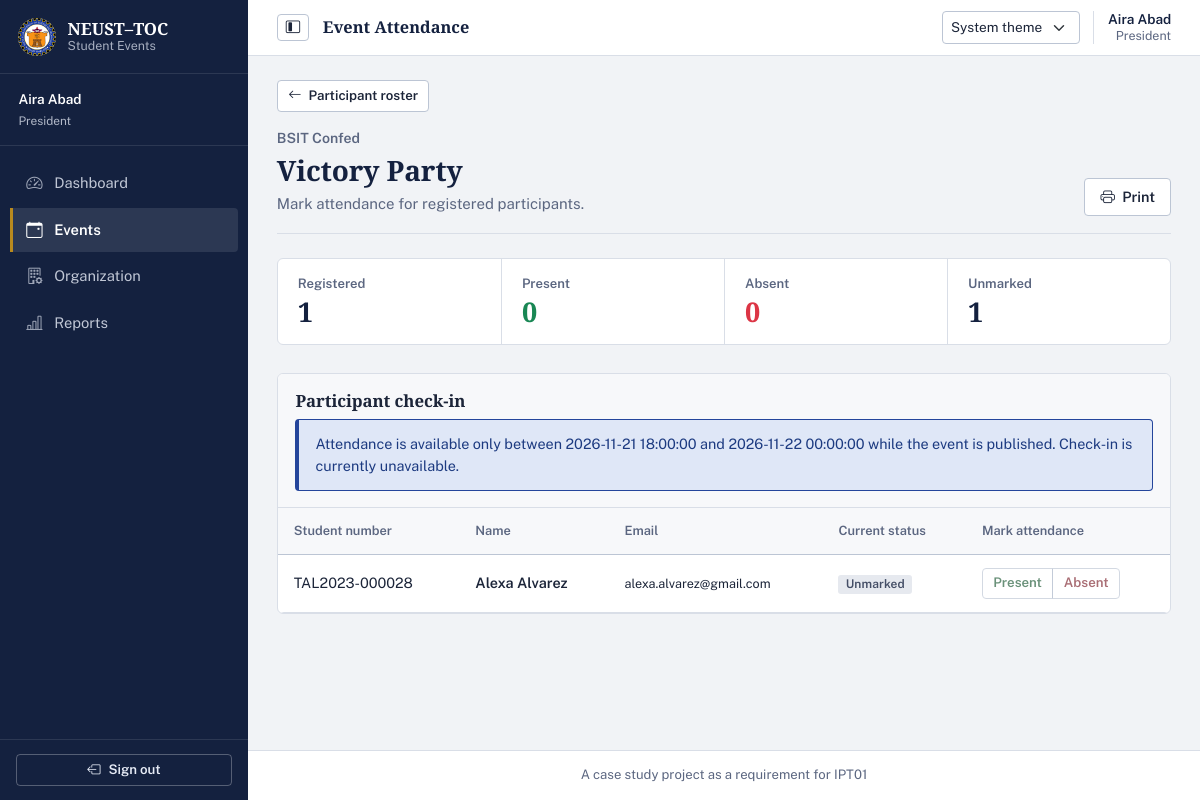
The app's page /officer/events/6/attendance (signed in) with its own data.
### tables this page shows
CREATE TABLE users (
    user_id INTEGER PRIMARY KEY AUTOINCREMENT,
    student_no TEXT UNIQUE,
    full_name TEXT NOT NULL,
    email TEXT NOT NULL UNIQUE,
    password_hash TEXT NOT NULL,
    role TEXT NOT NULL CHECK(role IN ('admin', 'officer', 'student')),
    is_active INTEGER NOT NULL DEFAULT 1 CHECK(is_active IN (0, 1)),
    created_at TEXT NOT NULL DEFAULT (strftime('%Y-%m-%d %H:%M:%S', 'now', 'localtime'))
);

CREATE TABLE organization_members (
    organization_id INTEGER NOT NULL,
    user_id INTEGER NOT NULL,
    member_role TEXT NOT NULL DEFAULT 'member' CHECK(member_role IN ('president', 'officer', 'member')),
    joined_at TEXT NOT NULL DEFAULT (strftime('%Y-%m-%d %H:%M:%S', 'now', 'localtime')),
    PRIMARY KEY (organization_id, user_id),
    FOREIGN KEY (organization_id) REFERENCES organizations(organization_id) ON DELETE RESTRICT,
    FOREIGN KEY (user_id) REFERENCES users(user_id) ON DELETE RESTRICT
);

CREATE TABLE organizations (
    organization_id INTEGER PRIMARY KEY AUTOINCREMENT,
    name TEXT NOT NULL UNIQUE,
    description TEXT,
    contact_email TEXT,
    is_active INTEGER NOT NULL DEFAULT 1 CHECK(is_active IN (0, 1)),
    created_at TEXT NOT NULL DEFAULT (strftime('%Y-%m-%d %H:%M:%S', 'now', 'localtime'))
);

CREATE TABLE events (
    event_id INTEGER PRIMARY KEY AUTOINCREMENT,
    organization_id INTEGER NOT NULL,
    created_by INTEGER NOT NULL,
    title TEXT NOT NULL,
    description TEXT NOT NULL,
    venue TEXT NOT NULL,
    start_at TEXT NOT NULL,
    end_at TEXT,
    registration_deadline TEXT NOT NULL,
    capacity INTEGER NOT NULL CHECK(capacity > 0),
    status TEXT NOT NULL DEFAULT 'draft' CHECK(status IN ('draft', 'published', 'cancelled', 'completed')),
    created_at TEXT NOT NULL DEFAULT (strftime('%Y-%m-%d %H:%M:%S', 'now', 'localtime')),
    updated_at TEXT,
    FOREIGN KEY (organization_id) REFERENCES organizations(organization_id) ON DELETE RESTRICT,
    FOREIGN KEY (created_by) REFERENCES users(user_id) ON DELETE RESTRICT
);

### officer_routes.py (the view, shortened to what this page needs)
@officer_bp.route('/events/<int:event_id>/attendance', methods=['GET', 'POST'])
@officer_required
def event_attendance(event_id):
    db = get_db()
    event = check_event_authorization(db, event_id, session['user_id'])
    if event['status'] not in ('published', 'completed'):
        flash('Attendance can only be managed for published or completed events.', 'warning')
        return redirect(url_for('officer.events'))
    can_mark_attendance = attendance_service.is_event_active(
        event['start_at'], event['end_at'], event['status']
    )
    attendance_list = attendance_service.get_event_attendance(db, event_id)
    summary = attendance_service.get_attendance_summary(db, event_id)
    return render_template(
        'officer/attendance.html',
        event=event,
        attendance=attendance_list,
        summary=summary,
        can_mark_attendance=can_mark_attendance
    )

### templates/officer/attendance.html (shortened to what this page needs)
{% extends "base.html" %}
{% block content %}
<a href="{{ url_for('officer.event_participants', event_id=event.event_id) }}" class="btn btn-outline-secondary btn-sm mb-3">
    <i class="bi bi-arrow-left me-1" aria-hidden="true"></i> Participant roster
</a>
<header class="page-heading">
    <div>
        <div class="page-context">{{ event.organization_name }}</div>
        <h1>{{ event.title }}</h1>
        <p>Mark attendance for registered participants.</p>
    </div>
    <button type="button" class="btn btn-outline-secondary" data-print-trigger>
        <i class="bi bi-printer me-1" aria-hidden="true"></i> Print
    </button>
</header>
<div class="stat-strip" aria-label="Attendance totals">
    <div><span class="stat-label">Registered</span><div class="stat-value">{{ summary.total_registered }}</div></div>
    <div><span class="stat-label">Present</span><div class="stat-value text-success">{{ summary.present_count }}</div></div>
    <div><span class="stat-label">Absent</span><div class="stat-value text-danger">{{ summary.absent_count }}</div></div>
    <div><span class="stat-label">Unmarked</span><div class="stat-value">{{ summary.unmarked_count }}</div></div>
</div>
<form method="POST">
    <section class="card data-table-card">
        <div class="card-header d-flex flex-wrap align-items-end justify-content-between gap-3 py-3">
            <div>
                <h2 class="card-title">Participant check-in</h2>
                {% if not can_mark_attendance %}
                <div class="alert alert-info mt-2 mb-0" role="status">
                    Attendance is available only between {{ event.start_at }} and {{ event.end_at }}
                    while the event is published. Check-in is currently unavailable.
                </div>
                {% endif %}
            </div>
        </div>
        {% if attendance %}
        <div class="table-responsive">
            <table id="attendance-table" class="table table-hover align-middle">
                <thead><tr><th>Student number</th><th>Name</th><th>Email</th><th>Current status</th><th>Mark attendance</th></tr></thead>
                <tbody>
                {% for row in attendance %}
                <tr data-search-row>
                    <td>{{ row.student_no or 'N/A' }}</td>
                    <td class="fw-semibold">{{ row.full_name }}</td>
                    <td><small>{{ row.email }}</small></td>
                    <td>
                        {% if row.attendance_status == 'present' %}<span class="badge bg-success">Present</span>
                        {% elif row.attendance_status == 'absent' %}<span class="badge bg-danger">Absent</span>
                        {% else %}<span class="badge bg-secondary">Unmarked</span>{% endif %}
                    </td>
                    <td>
                        <div class="btn-group" role="group" aria-label="Attendance for {{ row.full_name }}">
                            <label class="btn btn-outline-success btn-sm attendance-choice" for="present_{{ row.registration_id }}">Present</label>
                            <label class="btn btn-outline-danger btn-sm attendance-choice" for="absent_{{ row.registration_id }}">Absent</label>
                        </div>
                    </td>
                </tr>
                {% endfor %}
                </tbody>
            </table>
        </div>
        {% else %}
        <div class="p-4">
            <h3 class="h5">No active registrants</h3>
            <p class="text-muted mb-0">Participants must register before attendance can be marked.</p>
        </div>
        {% endif %}
    </section>
</form>
{% endblock %}

### templates/base.html (shortened to what this page needs)
<!DOCTYPE html>
<html lang="en" data-bs-theme="light" data-theme-preference="system">
<head>
    <link href="https://cdn.jsdelivr.net/npm/bootstrap@5.3.2/dist/css/bootstrap.min.css" rel="stylesheet"
>
    <link rel="stylesheet" href="https://cdn.jsdelivr.net/npm/bootstrap-icons@1.11.3/font/bootstrap-icons.min.css">
    <link rel="stylesheet" href="{{ url_for('static', filename='css/style.css') }}">
</head>
<body>
    {% if current_user %}
    <aside class="sidebar" id="sidebar">
        <div class="sidebar-header">
            <a class="sidebar-brand" href="{{ url_for('index') }}" aria-label="NEUST–TOC Student Events home">
                <img src="{{ url_for('static', filename='images/logo.jpg') }}" alt="" class="sidebar-logo">
                <span class="sidebar-brand-copy">
                    <strong>NEUST–TOC</strong>
                    <small>Student Events</small>
                </span>
            </a>
        </div>
        <div class="sidebar-user">
            <div class="sidebar-user-copy">
                <div class="fw-semibold text-truncate">{{ current_user.full_name }}</div>
                <small class="text-capitalize opacity-75">{{ current_user_display_role }}</small>
            </div>
        </div>
        <nav class="sidebar-nav" aria-label="Main navigation">
            <ul class="nav flex-column">
                {% if session.role == 'admin' %}
                <li class="nav-item">
                    <a class="nav-link {% if request.endpoint == 'admin.dashboard' %}active{% endif %}"
                       {% if request.endpoint == 'admin.dashboard' %}aria-current="page"{% endif %}
                       aria-label="Dashboard"
                       href="{{ url_for('admin.dashboard') }}">
                        <i class="bi bi-speedometer2 me-2" aria-hidden="true"></i><span class="nav-label">Dashboard</span>
                    </a>
                </li>
                <li class="nav-item">
                    <a class="nav-link {% if request.endpoint and request.endpoint.startswith('admin.user') %}active{% endif %}"
                       {% if request.endpoint and request.endpoint.startswith('admin.user') %}aria-current="page"{% endif %}
                       aria-label="Users"
                       href="{{ url_for('admin.users') }}">
                        <i class="bi bi-people me-2" aria-hidden="true"></i><span class="nav-label">Users</span>
                    </a>
                </li>
                <li class="nav-item">
                    <a class="nav-link {% if request.endpoint and request.endpoint.startswith('admin.organization') %}active{% endif %}"
                       {% if request.endpoint and request.endpoint.startswith('admin.organization') %}aria-current="page"{% endif %}
                       aria-label="Organizations"
                       href="{{ url_for('admin.organizations') }}">
                        <i class="bi bi-building me-2" aria-hidden="true"></i><span class="nav-label">Organizations</span>
                    </a>
                </li>
                <li class="nav-item">
                    <a class="nav-link {% if request.endpoint == 'admin.reports' %}active{% endif %}"
                       {% if request.endpoint == 'admin.reports' %}aria-current="page"{% endif %}
                       aria-label="Reports"
                       href="{{ url_for('admin.reports') }}">
                        <i class="bi bi-bar-chart-line me-2" aria-hidden="true"></i><span class="nav-label">Reports</span>
                    </a>
                </li>
                {% elif session.role == 'officer' %}
                <li class="nav-item">
                    <a class="nav-link {% if request.endpoint == 'officer.dashboard' %}active{% endif %}"
                       aria-label="Dashboard"
                       href="{{ url_for('officer.dashboard') }}">
                        <i class="bi bi-speedometer2 me-2" aria-hidden="true"></i><span class="nav-label">Dashboard</span>
                    </a>
                </li>
                <li class="nav-item">
                    <a class="nav-link {% if request.endpoint and request.endpoint.startswith('officer.event') %}active{% endif %}"
                       {% if request.endpoint and request.endpoint.startswith('officer.event') %}aria-current="page"{% endif %}
                       aria-label="Events"
                       href="{{ url_for('officer.events') }}">
                        <i class="bi bi-calendar-event me-2" aria-hidden="true"></i><span class="nav-label">Events</span>
                    </a>
                </li>
                {% if current_user_display_role == 'president' %}
                <li class="nav-item">
                    <a class="nav-link {% if request.endpoint and request.endpoint.startswith('officer.president_organization') %}active{% endif %}"
                       aria-label="Organization"
                       href="{{ url_for('officer.president_organizations') }}">
                        <i class="bi bi-building-gear me-2" aria-hidden="true"></i><span class="nav-label">Organization</span>
                    </a>
                </li>
                {% endif %}
                <li class="nav-item">
                    <a class="nav-link {% if request.endpoint == 'officer.reports' %}active{% endif %}"
                       aria-label="Reports"
                       href="{{ url_for('officer.reports') }}">
                        <i class="bi bi-bar-chart-line me-2" aria-hidden="true"></i><span class="nav-label">Reports</span>
                    </a>
                </li>
                {% endif %}
            </ul>
        </nav>
        <div class="sidebar-footer">
            <form method="POST" action="{{ url_for('auth.logout') }}">
                <button type="submit" class="btn btn-outline-light btn-sm w-100" aria-label="Sign out">
                <i class="bi bi-box-arrow-left me-2" aria-hidden="true"></i><span class="nav-label">Sign out</span>
                </button>
            </form>
        </div>
    </aside>
    {% endif %}
    <main class="{{ 'main-content' if current_user else 'guest-content' }}">
        {% if current_user %}
        <header class="app-topbar">
            <div class="topbar-leading">
                <button class="btn btn-outline-secondary sidebar-toggle" type="button" id="sidebarToggle"
                        aria-label="Collapse navigation" aria-controls="sidebar" aria-expanded="true">
                    <i class="bi bi-layout-sidebar-inset" aria-hidden="true"></i>
                </button>
                <div class="topbar-breadcrumb">
                    <span class="topbar-current">
                        {{ request.endpoint.rsplit('.', 1)[-1]|replace('_', ' ')|title if request.endpoint else 'Home' }}
                    </span>
                </div>
            </div>
            <div class="topbar-actions">
                <select class="form-select form-select-sm theme-picker" id="themePicker" data-theme-picker>
                    <option value="system">System theme</option>
                </select>
                <span class="topbar-account d-none d-sm-flex">
                    <span class="topbar-account-name">{{ current_user.full_name }}</span>
                    <span class="topbar-account-role text-capitalize">{{ current_user_display_role }}</span>
                </span>
            </div>
        </header>
        {% endif %}
        <div class="{{ 'container-fluid py-4' if current_user else 'container' }}">
            {% block content %}{% endblock %}
        </div>
        {% if current_user %}
        <footer class="app-footer">
            <div class="container-fluid">
                <p class="mb-0 text-center text-muted small">
                    A case study project as a requirement for IPT01
                </p>
            </div>
        </footer>
        {% endif %}
    </main>
</body>
</html>

### records on screen
users: full_name "Aira Abad"
organization_members: member_role "President"
organizations: organization_name "BSIT Confed"
events: title "Victory Party", start_at "2026-11-21 18:00:00", end_at "2026-11-22 00:00:00"
users: student_no "TAL2023-000028", full_name "Alexa Alvarez", email "alexa.alvarez@gmail.com"

### other values on screen
{{ summary.total_registered }} "1"
{{ summary.present_count }} "0"
{{ summary.absent_count }} "0"
{{ summary.unmarked_count }} "1"
